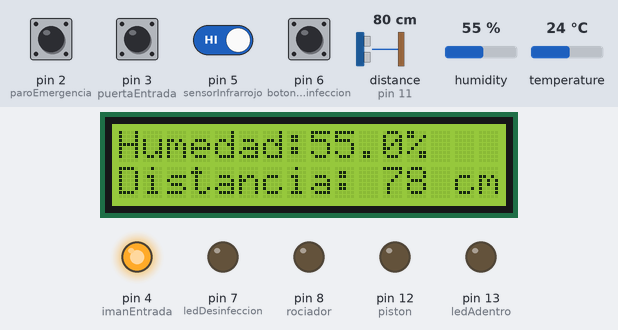
A sketch run on a simulated Arduino Uno, built with avr-gcc and run on an emulated ATmega328P. Parts: 16×2 character LCD, output pins drawn as LEDs (lit = HIGH). Wiring (inferred from the names in the program): ultrasonic range finder: trigger pin 10; echo pin 11. Inputs (shaded band) come from the test bench; at power-on: pin 2 (paroEmergencia), pin 3 (puertaEntrada), pin 5 (sensorInfrarrojo), pin 6 (botonDeDesinfeccion) HIGH, distance to the obstacle (sensor on pin 11) 80 cm, humidity 55 %, temperature 24 °C. The echo pulse lasts 58.3 µs per cm; pins used as bus, display or sensor lines are not drawn.

Above: at 1.2 s.
1.3 s: distance to the obstacle (sensor on pin 11) set to 2 cm
At 2.3 s:
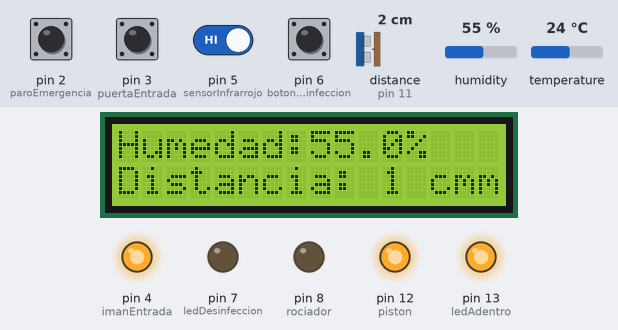
At 32.0 s:
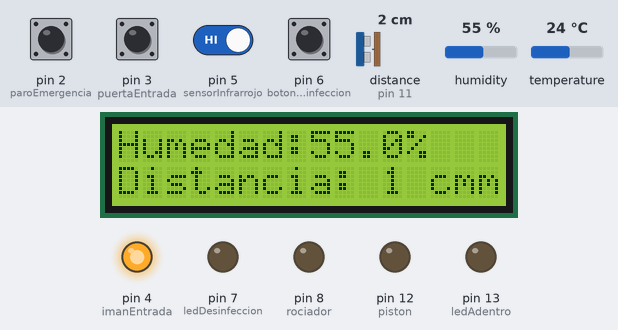
Timing chart, 0 to 33.1 s (numbered marks = the images above; inputs shaded):
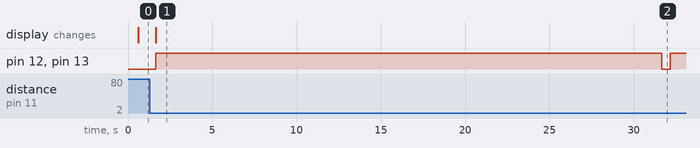

Measured:
- after the input at 1.3 s, pin 12 (piston), pin 13 (ledAdentro): LOW → HIGH after 0.36 s, → LOW 30.0 s later, → HIGH 0.52 s later; the display: changes after 0.36 s (image 1)

The sketch:

codigo.ino
```cpp
#include <Wire.h>
#include <LiquidCrystal_I2C.h>
#include <DHT.h>
#include <DHT_U.h>

LiquidCrystal_I2C lcd(0x27,16,2);   //crear el objeto con los pines que se van a usarxxxxxxxxxx SDA A4, SCL A5

// Declaracion de pines E/S
const int paroEmergencia = 2;
const int puertaEntrada = 3;
const int imanEntrada = 4;
const int sensorInfrarrojo = 5; // const int botonYaCerre = 5;
const int botonDeDesinfeccion = 6;
const int ledDesinfeccion = 7;
const int rociador = 8;
DHT dht(9, DHT11);
const int trigPin = 10; //sensor de proximidad
const int echoPin = 11; //sensor de proximidad
const int piston = 12;
const int ledAdentro = 13;

// Array de entradas
const int entradas[5] = { 2, 3, 5, 6, 11 };
// const int salidas [5] = { 4, 7, 8, 12, 13 };

long duracion;
int distancia;
int ultimaDistancia = 0;
int humedadIdeal=5; //Es el valor que el sensor de humedad tiene que dar para que se procesa al cuarto limpio
float Humd = 0;

//Banderas estados estado inicial en false
bool banderaParoEmergencia = false;
bool banderaPuertaEntrada = false;
bool banderaInfrarrojoEntrada = false;
bool banderaRociador = false;


// Funciones
void timer(int);
void leerEntradas(int);
void dispatch(int);
void estadoInicial();

void setup() {
  Serial.begin(9600);
  pinMode(paroEmergencia, INPUT); // pin 2
  pinMode(puertaEntrada, INPUT); // pin 3
  pinMode(imanEntrada, OUTPUT); // pin 4
  pinMode(sensorInfrarrojo, INPUT); // pin 5
  pinMode(botonDeDesinfeccion, INPUT); // pin 6
  pinMode(ledDesinfeccion, OUTPUT); // pin 7
  pinMode(rociador, OUTPUT); // pin 8
  dht.begin(); // Inicializar dht pin 9
  pinMode(trigPin, OUTPUT); // pin 10
  pinMode(echoPin, INPUT); // pin 11
  pinMode(piston, OUTPUT); // pin 12
  pinMode(ledAdentro, OUTPUT); // pin 13

  lcd.init(); //Inicializar pantalla lcd conectando SDA A4, SCL A5
  lcd.backlight();

  estadoInicial(); // Al arrancar el codigo seteamos estado inicial
}

void loop() {
  //La humedad se esta leyendo siempre
  Humd = isnan(dht.readHumidity()) ? 0 : dht.readHumidity() ;
  lcd.setCursor(0, 0); //COLOCAR EN POSICION
  lcd.print("Humedad:"+ String(Humd,1) + "% ");
  for(int i = 0; i<=4; i++){
    delay(500);
    leerEntradas(entradas[i]);
  }
}

void timer(int pin){
  int timer = 60;
  digitalWrite(pin, HIGH);
  if(pin != 12){
    while(timer > 0 && banderaParoEmergencia == false){
      timer--;
      banderaParoEmergencia = digitalRead(paroEmergencia) == LOW ? true : false;
      delay(500);
      }
    digitalWrite(pin, LOW);
  }else{
    while(timer > 0){
        timer--;
        delay(500);
      }
    digitalWrite(pin, LOW);
  }
}

void leerEntradas (int pin){
  if(pin != 5 && pin != 2 && pin != 3 && pin != 6){
    if(digitalRead(pin) == HIGH){
        // delay(500);
        dispatch(pin);
        // delay(500);
      }
    }else{
      if(digitalRead(pin) == LOW){
          // delay(500);
          dispatch(pin);
          // delay(500);
        }
    }
    digitalWrite(trigPin, LOW);
    delayMicroseconds(2);
    digitalWrite(trigPin, HIGH);
    delayMicroseconds(10);
    digitalWrite(trigPin, LOW);
    duracion = pulseIn(echoPin, HIGH);
    distancia = (duracion * 0.034) / 2;
    lcd.setCursor(0, 1); //COLOCAR EN POSICION
    lcd.print("Distancia: "+ String(distancia) + " cm");
    if(distancia <= 10 && distancia >= 0){
      dispatch(11);
    }
}

void dispatch(int pin){
  switch(pin){
    case 2:
        estadoInicial();
        banderaParoEmergencia = true;
        digitalWrite(imanEntrada, LOW);
      break;
    case 3:
        // puerta entrada paroemergencia false imanentrada LOW puertaentrada true
        digitalWrite(imanEntrada, LOW); // Apagamos los imanes
        banderaPuertaEntrada = true;
        banderaParoEmergencia = false; // seteamos paro de emergencia a false
      break;
    case 5:
        // sensor infrarrojo imanentrada hight infrarrojo true if paroemergencia false si paro de emergencia true salidas en low y deshabilita los imanes
        if(banderaParoEmergencia == false){
          if(banderaPuertaEntrada == true && banderaInfrarrojoEntrada == false && banderaRociador == false){
            digitalWrite(imanEntrada, HIGH); // Encendemos los imanes
            digitalWrite(ledAdentro, HIGH); // Led indicando que hay alguien adentro
            banderaInfrarrojoEntrada = true;
          }
        }else{
          estadoInicial();
          digitalWrite(imanEntrada, LOW);
        }
      break;
    case 6:
        // desinfeccion solo si infrarrojo es true imanentrada hight led desinfeccion hihg, rociador high si y solo si paro de emergencia low si paro de emergencia true salidas en low y deshabilita los imanes
        if(banderaParoEmergencia == false){
          if(banderaPuertaEntrada == true && banderaInfrarrojoEntrada == true && (Humd < humedadIdeal || banderaRociador == false))
            digitalWrite(imanEntrada, HIGH);
            digitalWrite(ledAdentro, HIGH); // Encendemos los imanes
            digitalWrite(ledDesinfeccion, HIGH);
            timer(rociador);
            digitalWrite(ledDesinfeccion, LOW);
            banderaRociador = true;
        }else{
          estadoInicial();
          digitalWrite(imanEntrada, LOW);
        }
      break;
    case 11:
        // trig pin si desinfeccion en true imanentrada high rociador low piston hihg  si y solo si paro de emergencia low si paro de emergencia true salidas en low y deshabilita los imanes
        if(banderaParoEmergencia == false){
          if(Humd>=humedadIdeal){ //banderaPuertaEntrada == true && banderaInfrarrojoEntrada == true && banderaRociador == true &&
            digitalWrite(imanEntrada, HIGH);
            digitalWrite(ledAdentro, HIGH); // Encendemos los imanes
            timer(piston);
            estadoInicial();
          }
        }else{
          estadoInicial();
          digitalWrite(imanEntrada, LOW);
        }
      break;
  }
}

void estadoInicial(){
  digitalWrite(paroEmergencia, HIGH); //pin 2
  digitalWrite(puertaEntrada, HIGH); //pin 3
  digitalWrite(imanEntrada, HIGH); //pin 4
  digitalWrite(sensorInfrarrojo, HIGH); //pin 5
  digitalWrite(botonDeDesinfeccion, HIGH); //pin 6
  digitalWrite(ledDesinfeccion, LOW); //pin 7
  digitalWrite(rociador, LOW); //pin 8
  digitalWrite(9, LOW); //pin 9
  digitalWrite(trigPin, LOW); //pin 10
  digitalWrite(echoPin, LOW); //pin 11
  digitalWrite(piston, LOW); //pin 12
  digitalWrite(ledAdentro, LOW); //pin 13

  banderaParoEmergencia = false;
  banderaPuertaEntrada = false;
  banderaInfrarrojoEntrada = false;
  banderaRociador = false;
}
```
